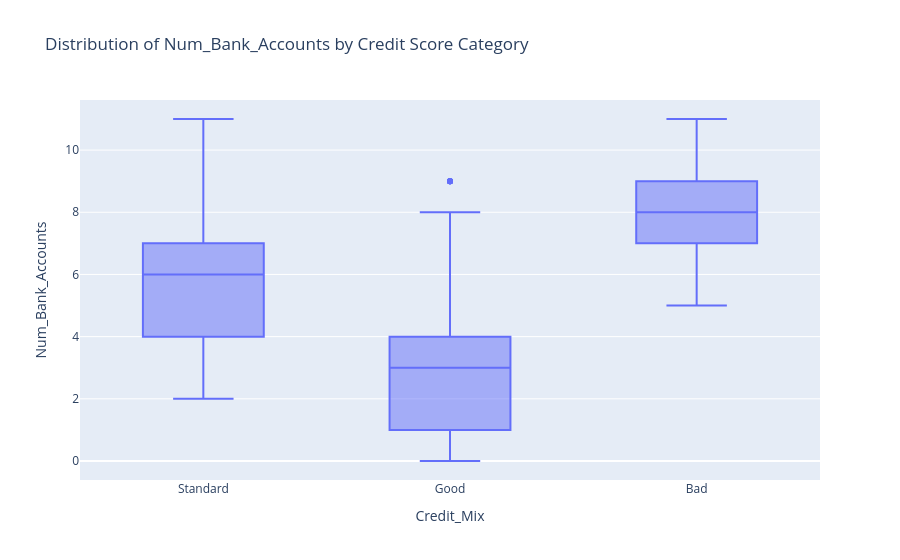

Notebook source saved alongside this figure:
### Markdown cell above
La mediana del número de cuentas es significativamente mayor en el caso de los malos. Le sigue Standard y luego Good, lo cual es lo esperado.

### Code cell
fig_box = px.box(df, x="Credit_Mix", y=col, title=f"Distribution of {col} by Credit Score Category")
fig_box.show()

### Figure 1 — Plotly figure (JSON) as saved in the notebook; plotly's stock layout.template omitted (floating-point values rounded to 4 significant figures; data arrays with more than 128 entries replaced by an {"elided": "..."} marker saying what was removed)
{"data": [{"alignmentgroup": "True", "hovertemplate": "Credit_Mix=%{x}<br>Num_Bank_Accounts=%{y}<extra></extra>", "legendgroup": "", "marker": {"color": "#636efa"}, "name": "", "notched": false, "offsetgroup": "", "orientation": "v", "showlegend": false, "type": "box", "x": {"elided": "100000 str values"}, "x0": " ", "xaxis": "x", "y": {"elided": "100000 int values"}, "y0": " ", "yaxis": "y"}], "layout": {"boxmode": "group", "legend": {"tracegroupgap": 0}, "title": {"text": "Distribution of Num_Bank_Accounts by Credit Score Category"}, "xaxis": {"anchor": "y", "domain": [0, 1], "title": {"text": "Credit_Mix"}}, "yaxis": {"anchor": "x", "domain": [0, 1], "title": {"text": "Num_Bank_Accounts"}}}}
